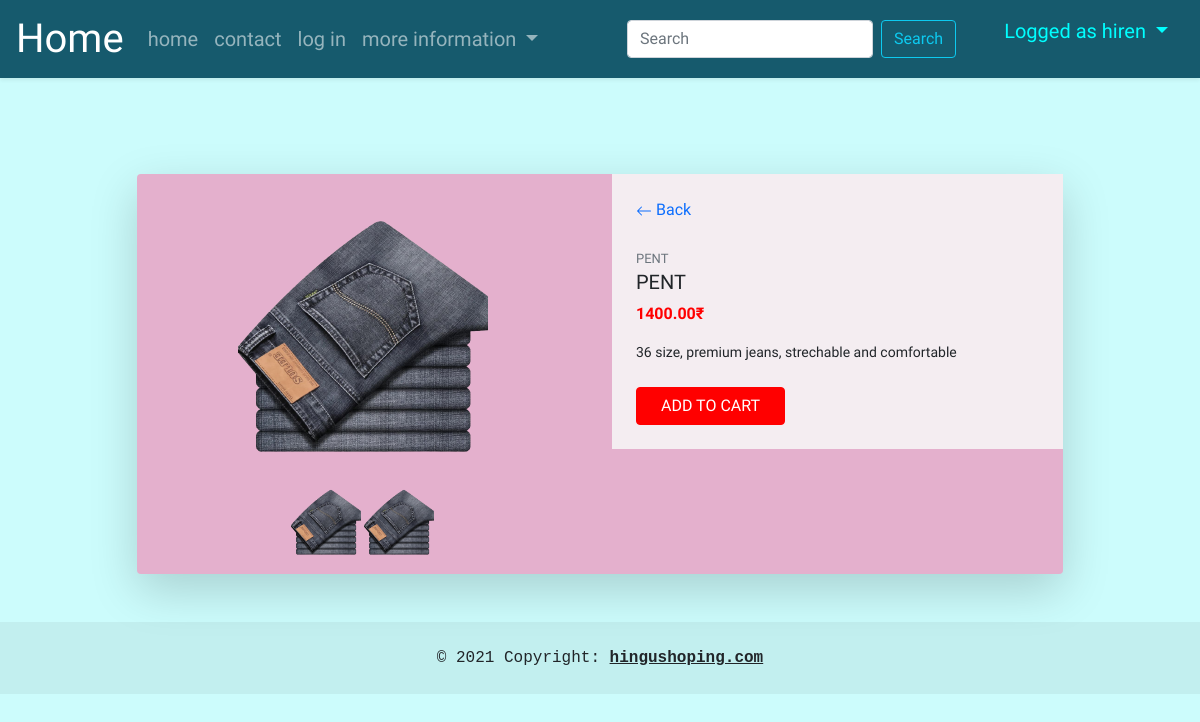
/products/4 (signed in), run on the app's committed database.
### app1/models.py (models this page shows, shortened)
class Signup(models.Model):
    name = models.CharField(max_length=100)
    mail = models.EmailField(max_length=254)
    phone = models.IntegerField(default=0)
    pswd = models.CharField(max_length=50)
    vendor = models.BooleanField(verbose_name=("Is a vendor"),default=False)
    def __str__(self):
        return self.name

class Product(models.Model):
    name = models.CharField(max_length=10,default="")
    price = models.DecimalField(max_digits=12,decimal_places=2,default=0)
    des = models.TextField(max_length=300,default="")
    image = models.ImageField(upload_to='images/products')
    review = models.TextField(max_length=350)

### app1/views.py (the view)
# urls.py: path('products/<int:no>',product_view,name='product_url'),
def product_view(request,no):
    if 'id' not in request.session.keys():
        messages.info(request, "You have to login first!!")
        return redirect('/signin/')
    pro = Product.objects.get(id=no)
    return render(request,'product_view.html',{'q':pro})

### app1/templatetags/base1_tags.py (called while the page is built)
@register.simple_tag
def user_details(request):
    user = views.user_details_view(request)
    return user

### app1/views.py (called while the page is built)
def user_details_view(request):
    if 'id' in request.session.keys():
        try:
            user = Signup.objects.get(id = request.session['id'])
            return user
        except:
            pass
    return ""

### app1/templates/product_view.html (shortened to what this page needs)
{% extends 'base1.html' %}
    {% block css %} {% load static %}<link rel="stylesheet" href='{% static "css/product_style.css" %}'> <script src="{% static 'js/product_view_script.js' %}"></script>{% endblock %}
    {% block content %}
    <div class="container mt-5 mb-5 ">
        <div class="row d-flex justify-content-center ">
            <div class="col-md-10 ">
                <div class="card shadow-lg" style="background-color: rgb(228, 176, 205);">
                    <div class="row">
                        <div class="col-md-6">
                            <div class="images p-3">
                                <div class="text-center p-4"> <img id="main-image" src="{{q.image.url}}" width="250" /> </div>
                                <div class="thumbnail text-center"> <img onclick="change_image(this)" src="{{q.image.url}}" width="70"> <img onclick="change_image(this)" src="{{q.image.url}}" width="70"> </div>
                            </div>
                        </div>
                        <div class="col-md-6">
                            <div class="product p-4">
                                <div class="d-flex justify-content-between align-items-center">
                                    <div class="d-flex align-items-center">
                                        <a href="{% url 'products_url' %}" style="text-decoration:none ;">
                                            <svg xmlns="http://www.w3.org/2000/svg" width="16" height="16" fill="currentColor" class="bi bi-arrow-left" viewBox="0 0 16 16">
                                                <path fill-rule="evenodd" d="M15 8a.5.5 0 0 0-.5-.5H2.707l3.147-3.146a.5.5 0 1 0-.708-.708l-4 4a.5.5 0 0 0 0 .708l4 4a.5.5 0 0 0 .708-.708L2.707 8.5H14.5A.5.5 0 0 0 15 8z"/>
                                            </svg>
                                            <span class="ml-1">Back</span> </div>
                                </div>
                                <div class="mt-4 mb-3"> <span class="text-uppercase text-muted brand">{{q.name}}</span>
                                    <h5 class="text-uppercase">{{q.name}}</h5>
                                    <div class="price d-flex flex-row align-items-center"> <span class="act-price">{{q.price}}&#8377;</span>
                                    </div>
                                </div>
                                <p class="about">{{q.des}}</p>
                                <div class="cart mt-4 align-items-center"> <button class="btn btn-danger text-uppercase mr-2 px-4">Add to cart</button>   </div>
                            </div>
                        </div>
                    </div>
                </div>
            </div>
        </div>
    </div>
    {% endblock %}

### templates/base1.html (shortened to what this page needs)
{% load base1_tags %}
<!DOCTYPE html>
<html lang="en">
<head>
    <link href="https://cdn.jsdelivr.net/npm/bootstrap@5.0.2/dist/css/bootstrap.min.css" rel="stylesheet">
    {% load static %}
    <link rel="stylesheet" href="{% static 'css/navbar_style.css' %} ">
    {% block css %}
    {% endblock %}
  </head>
<body onload="navactive()" style="background-color:#ccfcfc">
    <nav class="navbar navbar-expand-lg  navbar-dark shadow-sm p-1 mb-5" style="background-color:#165a6d;">
        <div class="container-fluid">
          <a class="navbar-brand" href="{% url 'home' %}" style="font-size: 40px;">Home</a>
          <div class="collapse navbar-collapse" id="navbarSupportedContent">
            <ul class="navbar-nav me-auto mb-2 mb-lg-0" id="navbarlist">
              <li class="nav-item">
                <a class="nav-link" aria-current="page" href="{% url 'home' %}" home >home</a>
              </li>
              <li class="nav-item">
                <a class="nav-link" href="{% url 'contact' %}" contact>contact</a>
              </li>
              <li class="nav-item ">
                <a class="nav-link " href="{% url 'signin' %}" signin >log in</a>
              </li>
              <li class="nav-item dropdown">
                <a class="nav-link dropdown-toggle"  id="navbarDropdown" role="button" data-bs-toggle="dropdown" aria-expanded="false" moreinfo >
                  more information
                </a>
              </li>
            </ul>
            <form class="d-flex" id="search_form" role="search" method="get" >
              <input class="form-control me-2" type="search" name="search" placeholder="Search" aria-label="Search">
              <button class="btn btn-outline-info" type="submit">Search</button>
            </form>
            <ul>
              <li class="nav-item dropdown" style="list-style: none;">
                <a class="nav-link dropdown-toggle " style="color:aqua;" id="navbarDropdown" role="button" data-bs-toggle="dropdown" aria-expanded="false" moreinfo >
                  Logged as {% user_details request %}
                </a>
              </li>
            </ul>
          </div>
        </div>
      </nav>
    {% block content %}{% endblock  %}
      <footer>
        <div class="text-center p-4" style="background-color: rgba(0, 0, 0, 0.05);font-family:'Courier New', Courier, monospace">
          © 2021 Copyright:
          <a class="text-reset fw-bold" href="{% url 'home' %}">hingushoping.com</a>
        </div>
      </footer>
    </body>
    </html>

### static/css/navbar_style.css (style rules this page uses)
nav { font-family: "Yellowtail", cursive; }
.nav-link,.dropdown-item { font-size: 20px; }
.d-flex { font-family: 'Comfortaa' , cursive; }

### app1/static/css/product_style.css (style rules this page uses)
body { font-family: "Comfortaa", cursive; }
.card { border: none; }
.product { background-color: rgb(244, 237, 241); }
.brand { font-size: 13px; }
.act-price { color: red; font-weight: 700; }
.about { font-size: 14px; }
.btn-danger { background-color: #ff0000 !important; border-color: #ff0000 !important; }

### data on the page
Signup: name "hiren"
Product: image (picture), name "PENT", price "1400.00", des "36 size, premium jeans, strechable and comfortable"
